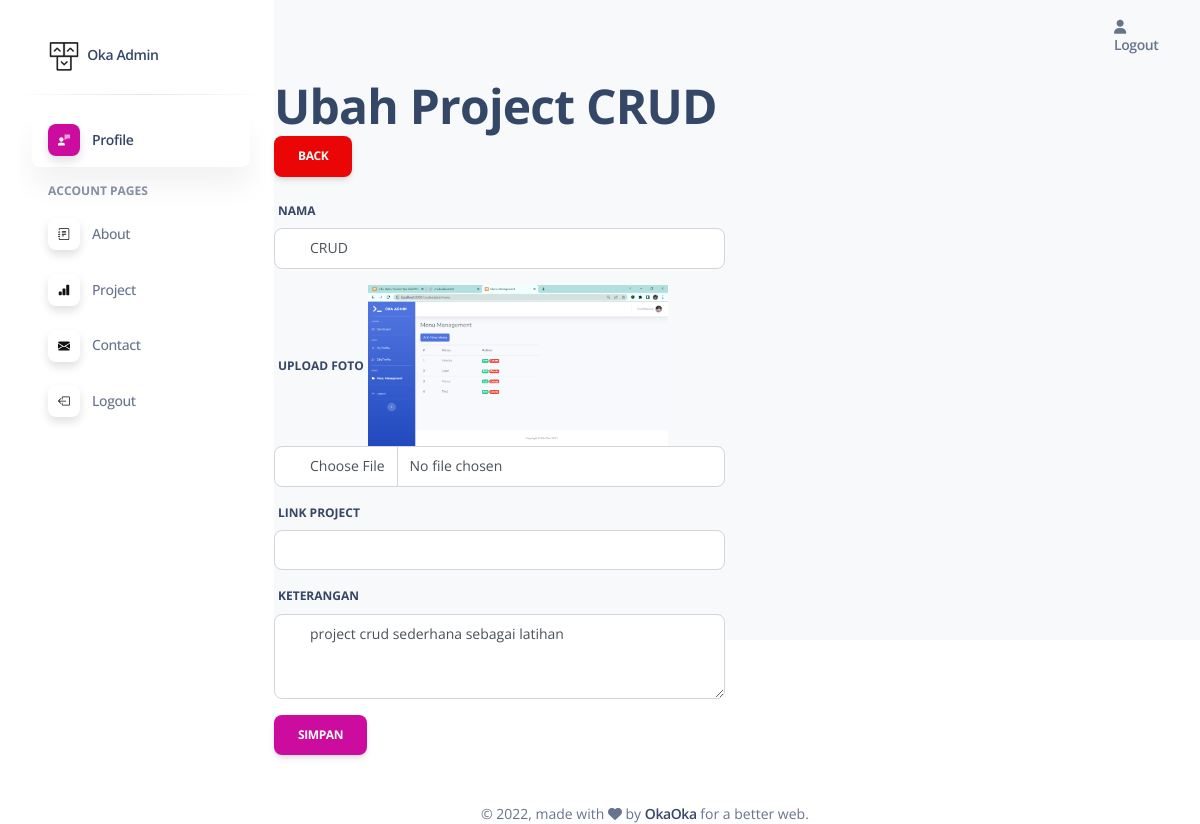
Screenshot of /admin/index.php?lokasi=ubah&id=1 (signed in) with the database file from the repository.
### tables this page shows
CREATE TABLE `project` (
  `id_p` int(11) NOT NULL,
  `nama_p` varchar(100) DEFAULT NULL,
  `ket` text,
  `link` varchar(40) NOT NULL,
  `foto` varchar(100) DEFAULT NULL
);

### admin/views/admin/index.php (called while the page is built)
<?php
 include('components/sidebar.php');
?>
<?php
 include('components/navbar.php');
?>
<?php
 include('alur_konten.php');
?>
<?php
 include('components/footer.php');
?>

### admin/views/admin/project/ubah.php (the view, shortened to what this page needs)
<?php
$id = $_GET['id'];
$getData = mysqli_query($conn, "select * from project where id_p=$id");
$data = mysqli_fetch_assoc($getData);
?>
<div class="row">
<div class="col-md-6">
    <h1>
    Ubah Project <?=$data['nama_p']?>
    <a href="?lokasi=project" class="btn btn-danger">Back</a>
    </h1>
    <form action="" method="post" enctype="multipart/form-data">
    <div class="form-group">
        <label>NAMA</label>
        <input type="text" name="nama" class="form-control" value="<?=$data['nama_p']?>" required>
    </div>
    <div class="form-group">
        <label>UPLOAD FOTO</label>
        <img src="../public/asset/img/<?=$data['foto']?>" width="300px">
        <input type="file" name="foto" class="form-control">
    </div>
    <div class="form-group">
        <label for="">LINK PROJECT</label>
        <input type="text" name="link" class="form-control">
    </div>
    <div class="form-group">
        <label>KETERANGAN</label>
        <textarea name="ket" cols="30" rows="3" class="form-control" required><?=$data['ket']?></textarea>
    </div>
    <button type="submit" name="simpan" class="btn btn-primary">Simpan</button>
    </form>
</div>
</div>

### rows the page displays
project: nama_p "CRUD", nama "CRUD", foto (picture), ket "project crud sederhana sebagai latihan"
